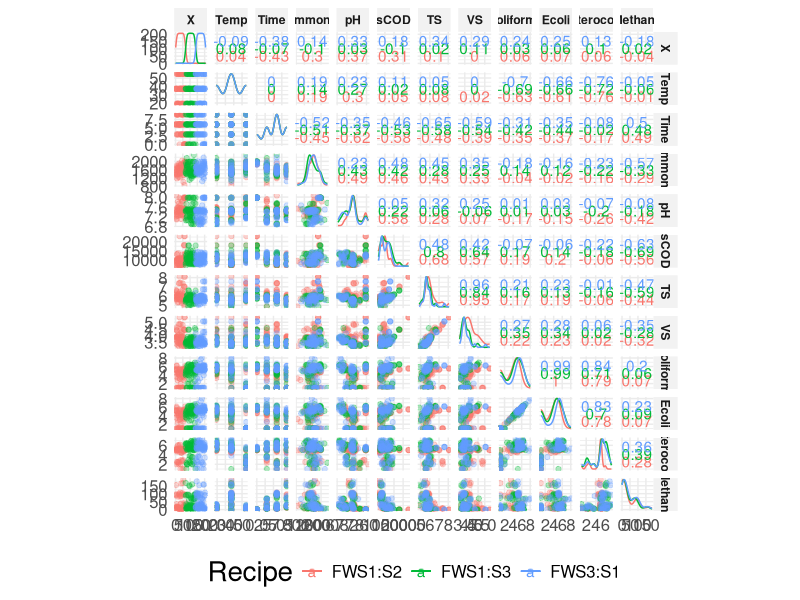
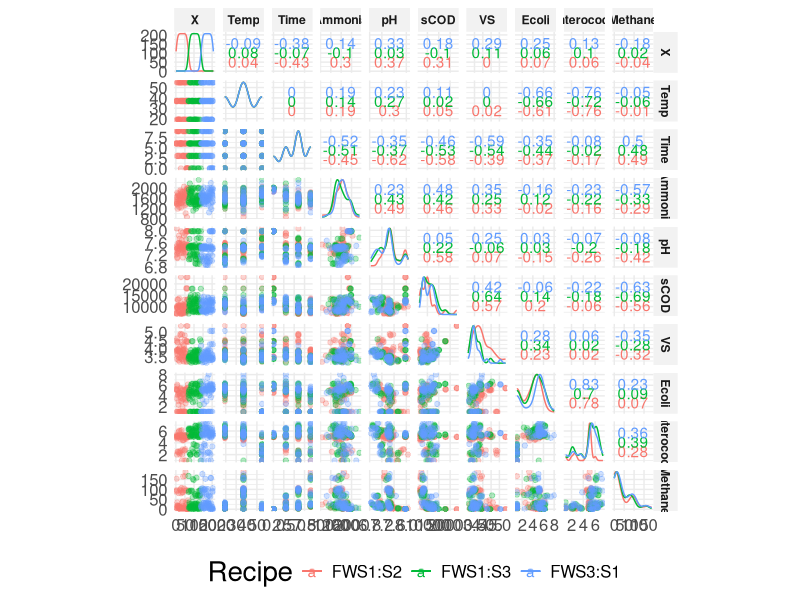
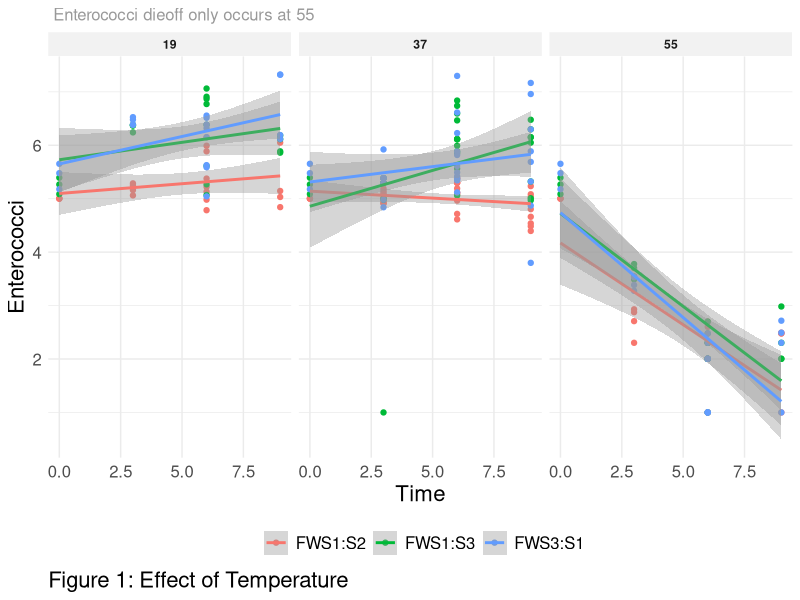
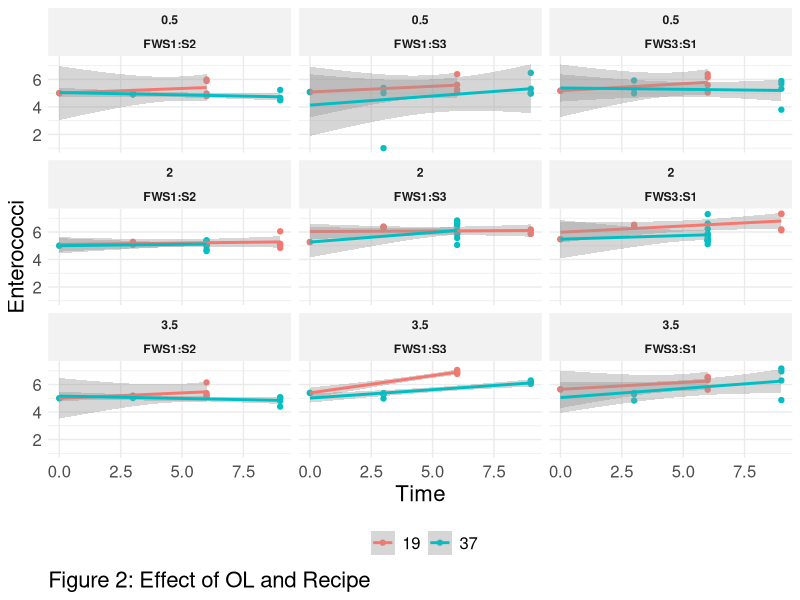
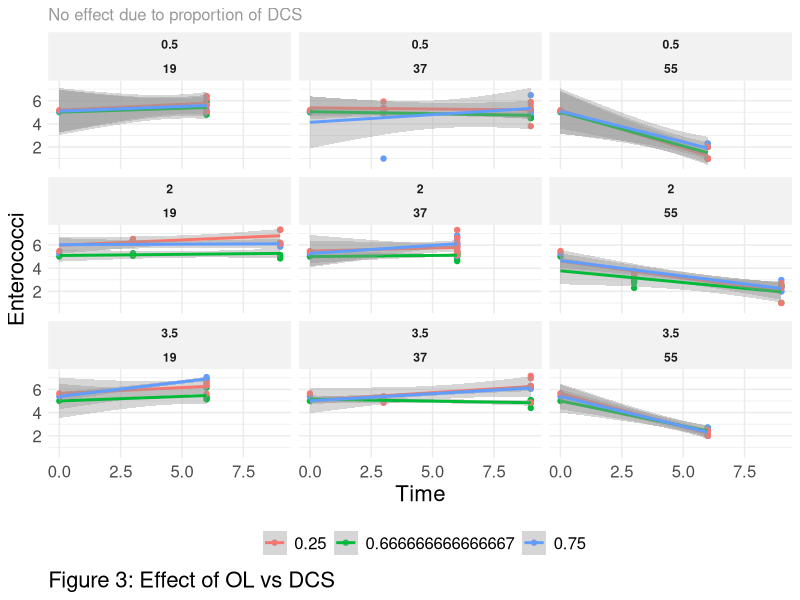
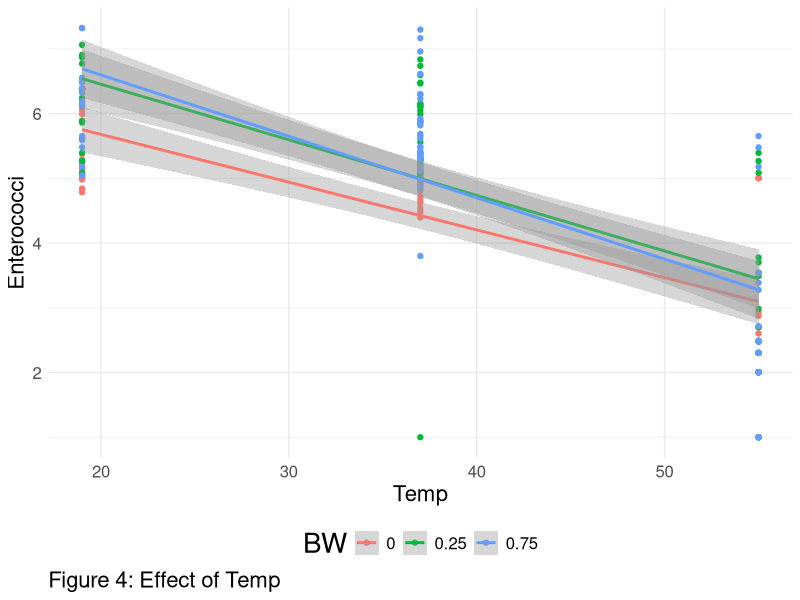
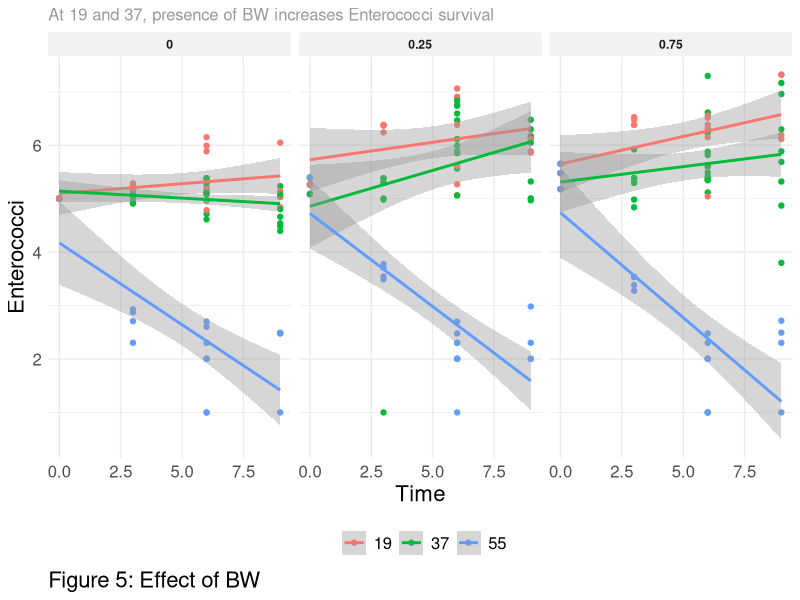
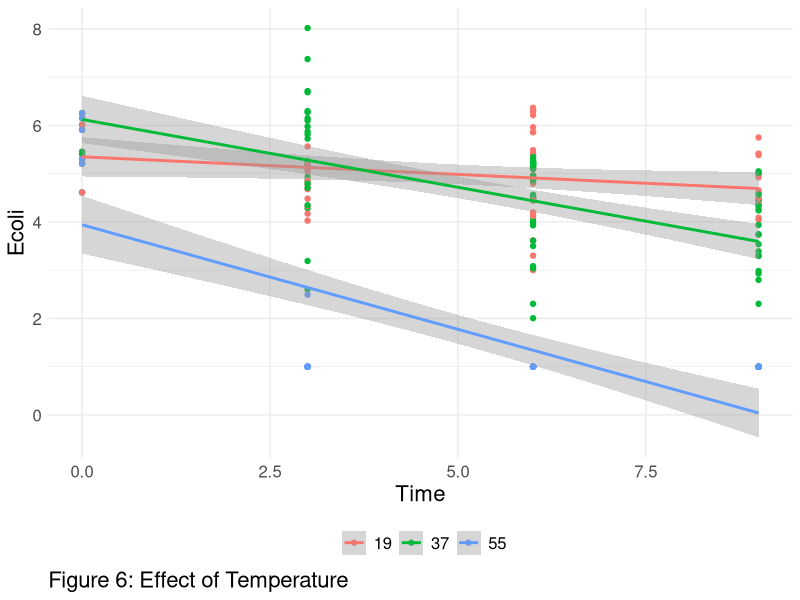

These charts were generated, in order, by the following R code:
## ---- chunk 1
knitr::opts_chunk$set(echo = TRUE)
library(tidyverse)
library(GGally)
ggplot2::theme_set(ggplot2::theme_minimal() + ggplot2::theme(
  rect = element_rect(fill = "transparent"),
  #plot.background = element_rect(fill = "#FAFAFA", color=NA),
  plot.background = element_rect(fill = "transparent", color=NA),
  axis.text = element_text(size=12),
  strip.background = element_rect(fill = "grey95", color=NA),
  strip.text = element_text(face="bold"),
  axis.title  = element_text(size=16),
  panel.grid.minor.x = element_blank(),
  title = element_text(size=20), 
  plot.caption=element_text(hjust = 0),
  legend.text =  element_text(size=12), plot.subtitle = element_text(size=12, colour = "grey60"),
  legend.position = "bottom"
)
)
fn = local({
  # from https://github.com/yihui/knitr-examples/blob/master/070-caption-num.Rmd 
  i = 0
  function(x) {
    i <<- i + 1
    paste('Figure ', i, ': ', x, sep = '')
  }
})

## ---- chunk 2
sn <- read.csv("data/clean/cleaned_combined_minitrial_data.csv")
sn$Recipe <- as.factor(case_when( 
    sn$Recipe == "FWS12"  ~  "FWS1:S2",
    sn$Recipe == "FWS13" ~ "FWS1:S3",
    sn$Recipe == "FWS31" ~ "FWS3:S1" ))
sn$OL <- as.factor(sn$OL)

## ---- chunk 3
ggscatmat(sn %>% 
            select(-FOG, -BW, -DCS, -init_Coliforms, -init_Ecoli, -init_Enterococci), color="Recipe", alpha = .3) + theme(legend.position = "bottom")
#ggpairs(sn, aes(color=Recipe, alpha=.5))

## ---- chunk 4
ggscatmat(sn %>% 
            select(-TS, -Coliforms ) %>%
            select(-FOG, -BW, -DCS, -init_Coliforms, -init_Ecoli, -init_Enterococci), color="Recipe", alpha = .3) + theme(legend.position = "bottom")
## ---- chunk 5
ggplot(sn, aes(x=Time, y=Enterococci, color=as.factor(Recipe))) +
  geom_point() + facet_wrap(~Temp)  + geom_smooth(method = lm) + 
  labs(subtitle=" Enterococci dieoff only occurs at 55", 
       caption=fn("Effect of Temperature"), color="")

## ---- chunk 6
ggplot(sn %>% filter(Temp != 55), aes(x=Time, y=Enterococci, color=as.factor(Temp))) +
  geom_point() + facet_wrap(~OL+Recipe)  + geom_smooth(method = lm) + 
  labs(caption=fn("Effect of OL and Recipe"), color="")
## ---- chunk 7

ggplot(sn, aes(x=Time, y=Enterococci, color=as.factor(DCS))) + 
  geom_point() + 
  labs(caption=fn("Effect of OL vs DCS"), 
       subtitle="No effect due to proportion of DCS", color="") +
  facet_wrap(~OL+Temp)  + 
  geom_smooth(method = lm)

ggplot(sn, aes(x=Temp, y=Enterococci, color=as.factor(BW))) + 
  labs(caption=fn("Effect of Temp"), color="BW") +
  geom_point() + geom_smooth(method = lm)

ggplot(sn, aes(x=Time, y=Enterococci, color=as.factor(Temp))) +
  geom_point() + 
  labs(subtitle="At 19 and 37, presence of BW increases Enterococci survival",
       caption=fn("Effect of BW"), color="") +
  facet_wrap(~BW)  + geom_smooth(method = lm)

## ---- chunk 8
ggplot(sn, aes(x=Time, y=Ecoli, color=as.factor(Temp))) +
  geom_point()  + geom_smooth(method = lm) + 
  labs(caption=fn("Effect of Temperature"), color="")

ggplot(sn, aes(x=Time, y=Ecoli, color=as.factor(Temp))) +
  geom_point() + 
  facet_wrap(~OL+Recipe)  +
  geom_smooth(method = lm) + 
  labs(caption=fn("Effect of OL and Recipe"), color="")
## ---- chunk 9
ggplot(sn, aes(x=Time, y=Ecoli, color=as.factor(Recipe))) +
  geom_point() + 
  facet_wrap(~Temp)  +
  geom_smooth(method = lm) + 
  labs(caption=fn("Effect of Temp and Recipe"), color="")
## ---- chunk 10
ggplot(sn %>% filter(Temp==19), aes(x=Time, y=Ecoli, color=as.factor(OL))) +
  geom_point() + 
  facet_wrap(~ Recipe)  +
  geom_smooth(method = lm) + 
  labs(caption=fn("Effect  Recipe at 19"), color="")
## ---- chunk 11
ggplot(sn, aes(x=Time, y=Coliforms, color=as.factor(Temp))) +
  geom_point()  + geom_smooth(method = lm) + 
  labs(caption=fn("Effect of Temperature"), color="")
## ---- chunk 12
ggplot(sn, aes(x=Time, y=Coliforms, color=as.factor(Recipe))) +
  geom_point() + 
  facet_wrap(~Temp)  +
  geom_smooth(method = lm) + 
  labs(caption=fn("Effect of Temp and Recipe"), color="")

ggplot(sn %>% filter(Temp==19), aes(x=Time, y=Coliforms, color=as.factor(OL))) +
  geom_point() + 
  facet_wrap(~ Recipe )  +
  geom_smooth(method = lm) + 
  labs(caption=fn("Effect  Recipe at 19"), color="")

## ---- chunk 13
ggplot(sn, aes(x=Time, y=Ammonia, color=as.factor(Temp))) +
  geom_point()  + geom_smooth(method = lm) + 
  facet_wrap(~Recipe )  +
  labs(caption=fn("Effect of Temperature and Recipe"), color="")
## ---- chunk 14
(meth1 <- ggplot(sn, aes(x=Time, y=Methane, color=Recipe)) +
  geom_point()  + geom_smooth(method = lm) + 
  facet_grid(~Temp )  +
  scale_color_brewer(palette = "Set1") +
  labs(caption=fn("Effect of Temperature and Recipe"), color=""))
(meth2 <- ggplot(sn, aes(x=Time, y=Methane, color=Recipe)) +
  geom_point()  + geom_smooth(method = lm) + 
  facet_grid(Temp~OL )  +
  scale_color_brewer(palette = "Set1") +
  labs(caption=fn("Effect of Temperature and Recipe by OL"), color=""))
(meth3 <- ggplot(sn %>% filter(Time!=0), aes(x=Time, y=Methane, color=as.factor(Temp))) +
  geom_point()  + geom_smooth(method = lm) + 
  facet_grid(Recipe~OL )  +
  scale_color_viridis_d() +
  labs(caption=fn("Effect of Temperature and Recipe by OL, excluding Day 0"), color=""))
(meth4 <- ggplot(sn, aes(x=Time, y=Methane, color=as.factor(Temp))) +
  geom_point()  + geom_smooth(method = lm) + 
  facet_wrap(~Recipe )  +
  labs(caption=fn("Effect of Temperature by Recipe"), color=""))
ggsave(paste0("methane_", 1, ".png"), plot = meth1, device = "png", width = 6, height = 6)
ggsave(paste0("methane_", 2, ".png"), plot = meth2, device = "png", width = 6, height = 6)
ggsave(paste0("methane_", 3, ".png"), plot = meth3, device = "png", width = 6, height = 6)
ggsave(paste0("methane_", 4, ".png"), plot = meth4, device = "png", width = 6, height = 6)


ggplot(sn, aes(x=Time, y=Methane, color=as.factor(Temp))) +
  geom_point()  + geom_smooth(method = lm) + 
  facet_wrap(~Recipe + OL )  +
  labs(caption=fn("Effect of Temperature and OL"), color="")
## ---- chunk 15
ggplot(sn, aes(x=Time, y=pH, color=as.factor(Recipe))) +
  geom_point()  + geom_smooth(method = lm) + 
  facet_wrap(~Temp )  +
  labs(caption=fn("Effect of Temperature and Recipe"), color="")

## ---- chunk 16
fn = local({
  # from https://github.com/yihui/knitr-examples/blob/master/070-caption-num.Rmd 
  i = 0
  function(x) {
    i <<- i + 1
    paste('Figure ', i, ': ', x, sep = '')
  }
})
sntall <- sn %>% gather(key = "FIB", value = "Count", Ecoli, Coliforms, Enterococci) %>%
   gather(key = "initbug", value = "init_count", init_Ecoli, init_Coliforms, init_Enterococci) %>% 
  filter(FIB == gsub("init_", "", initbug)) 
sntall$initbug <- gsub("init_", "", sntall$initbug)
#sntall$init_count <- ifelse(sntall$FIB == sntall$initbug, sntall$init_count, 10)
#sntall$rec_color <- c("darkred", "purple", "brown")[as.factor(sntall$Recipe)]
ggplot(sntall, aes(x=Time, y=Count, color=as.factor(Recipe))) +
  geom_hline(aes(yintercept=init_count, color=Recipe),linetype="dashed") +
  geom_hline(yintercept = 3,linetype="solid", color="grey80") +
  geom_point() + facet_wrap(~FIB+Temp)  + geom_smooth(method = lm) + 
  scale_x_continuous(breaks=c(0,3,6,9)) + 
  scale_y_continuous(breaks= seq(2,8, 1)) +
  coord_cartesian(ylim =  c(1.5, 8)) +
  annotation_logticks(base = 10, sides = "l",scaled=TRUE, alpha=.4) +
  labs(
    x="Day",
    y=expression(paste("Log CFU/g")),
    #subtitle="Dieoff only occurs at 55", 
    #caption=fn("Effect of Temperature"), 
    caption=fn("Effect of Temperature and Recipe"),
    color="")

ggplot(sn, aes(x=Time, y=Methane, color=as.factor(Recipe)))+#, shape=as.factor(OL))) +
  geom_point()  + geom_smooth(method = lm) + 
  facet_wrap(~Temp )  +
  labs(caption=fn("Effect of Temperature and Recipe"), color="")



## ---- chunk 17
make_delta_plot <- function(
  sntall, 
  grps=c("FIB","Time", "Recipe", "Temp", "OL"),
  shapes=F,
  size=T,
  times=c(6,9), OLs=c(.5, 2, 3.5),
  error="sem")
{
  newdf2 <- sntall %>% filter(OL %in% OLs) %>%   droplevels() 
  grpvars <- syms(grps)
  newdf2$removal <- - newdf2$init_count + newdf2$Count  + 3
  newdf <- newdf2 %>% group_by(!!!grpvars) %>%
    filter(Time %in% times) %>%
    #group_by(FIB, Time, Recipe, Temp) %>% 
    summarize(meen = mean(removal),
            medin = median(removal),
            # confirm groupings allow for proper error propogation
            propsdev = sqrt(sd(init_count)^2 + sd(Count)^2),
            sdev = sd(removal),
            sem = sd(removal)/sqrt(n()),
            sum = sum(removal),
            n = n(),
            q1 = quantile(removal, 0.25),
            q3 = quantile(removal, 0.75))
  newdf$FIB <- as.factor(newdf$FIB)
  levels(newdf$FIB) <-   c("textstyle('Coliforms')","italic('E. coli')", "textstyle('Enterococci')")
  if (error == "sem"){
    newdf$error <- newdf$sem
  } else if (error == "sd"){
    newdf$error <- newdf$sdev
  } else{
    stop("Only options for error are sd and sem!")
  }
  if (!shapes || !"OL" %in% grps){
    newdf$thisshape <- "Combined OLs"
    shape_labels <- c("Combined OLs")
    shape_breaks <- c(21)
    shape_guide <- "none"
  } else {
    newdf$thisshape <- c(21, 23, 24, 25)[as.numeric(as.factor(newdf$OL))]
    shape_labels <- unique(c("21", "23", "24", "25")[as.numeric(as.factor(newdf$OL))])
    shape_breaks <- unique(c(21, 23, 24, 25)[as.numeric(as.factor(newdf$OL))])
    newdf$thisshape <- newdf$OL
    shape_guide <- guide_legend(override.aes = list(size = 2))
  }
  if (size){
    newdf$nsize = newdf$n / 4
    newdf$nlabel = newdf$n 
    size_guide = guide_legend()
  } else{
    newdf$nsize = 2
    newdf$nlabel = "nope" 
    size_guide = "none"
  }
  colors <- viridisLite::viridis(n=3)
  if ("OL" %in% grps){
    thisalpha <- .8
  } else{
    thisalpha <- .9
  }
  newdf$tempcol = case_when( 
    newdf$Temp == 19 ~ colors[1],
    newdf$Temp == 37 ~ colors[2],
    newdf$Temp == 55 ~ colors[3])
  # get the areas sorted -- genom area doesnt extend, and ends  up looking lame.
  ids <- factor(c("initgood", "initbad", "good", "bad"))
  values <- data.frame(
    id = ids,
    value = c("#044702","#470202", "green", "red")
  )
  positions <- data.frame(
    id = rep(ids, each = 4),
    x = c(c(-1.5, -1.5, 1, 1), c(-1.5, -1.5, 1, 1), c(1, 1, 10, 10), c(10, 10, 1, 1))/3,
    y = c(c(-10, 0, 0, -10), c(0, 10, 10, 0), c(-10, 0, 0, -10), c(0, 10, 10, 0)),
    alpha=c(rep(.3, 8), rep(.2, 8))
  )
  # Currently we need to manually merge the two together
  datapoly <- merge(values, positions, by = c("id"))
  (p <- ggplot() +
      geom_polygon(data=datapoly,  
                   aes(y=y, x=x, fill = value, group = id, alpha=alpha)) + 
      scale_fill_identity() +
      scale_alpha_identity(guide=F)  +
      theme(plot.caption = element_text(size=8),
        #    panel.grid = element_blank(),
        panel.grid.minor  = element_blank(),
        panel.grid.major.y =  element_blank(),
        panel.grid.major.x =  element_line(color="gray95"),

      ) +
      geom_hline(yintercept = 0,linetype="solid", color="grey70", size=.5) +
      #scale_x_continuous(breaks=rev(c(0,3,6,9)), ) + 
      geom_errorbar(
        data=newdf,
        aes(
          x=Time/3,ymin=meen-error, ymax=meen+error, 
          group=interaction(!!!syms(grps[!grps %in% c("Time", "FIB")])), 
          #color=tempcol
        ),
        alpha=0.9, 
        width=.3,
        color="black",
        position=position_dodge(width =.5), 
      ) +
      geom_point(
        data=newdf,
        aes(
          x=Time/3, y=meen,  
          shape=thisshape,
          size=nsize,
          group=interaction(!!!syms(grps[!grps %in% c("Time", "FIB")])), fill=tempcol, 
          color=tempcol
        ),
        alpha=thisalpha, 
        #size=2,
#        color="black",
        position=position_dodge(width =.5), 
      ) + 
      facet_grid(Recipe ~ FIB, scales="free_y", labeller=label_parsed) + 
      # scale_x_reverse(breaks=c(0,3,6,9)) + 
      scale_x_reverse(breaks=times/3, labels=as.character(times)) + 
      scale_y_continuous(breaks=c( -2, 0, 2, 4)) + 
#      scale_shape_identity() +
      scale_shape_manual(values = c(21, 23, 24, 25), guide="legend") + 
      scale_size_identity("", 
                          labels=unique(newdf$nlabel),
                          breaks=unique(newdf$nsize),
                          guide="legend") + 
      # scale_shape_identity("",
      #                      #labels = shape_labels,
      #                      #breaks = "21", #shape_breaks,
      #                      guide = "legend") +

      scale_color_identity("", 
                           labels = unique(newdf$Temp), 
                           breaks = unique(newdf$tempcol),
                           guide = "legend") +
      # scale_fill_identity("", 
      #                      labels = unique(newdf$Temp), 
      #                      breaks = unique(newdf$tempcol),
      #                      guide = "legend") +
    guides(
#      fill = guide_legend(override.aes = list(size = 0.00011)),
      color = guide_legend(override.aes = list(size = 3)),
      shape = shape_guide,
      size = size_guide) +
      labs(x="Days", y=expression(Delta~Log(CFU)),  color="Temp", shape="", 
           title="Meeting EU pathogen removal regulations", subtitle="EU regultations require FIB counts to be less than 3000 CFUs.\nNegative values indicates sufficient FIB removal.",
           caption=paste("Groups:", paste(grps, collapse= ", "), "\nOLs:", paste(OLs, collapse= ", "), "\nn>=4")) +
      #coord_cartesian() +

      # why this?  Well, to get a pretty color label (not a fill label) and the black outlines, you need to have t
      #  this AFTER the legend is defined
      geom_point(
        data=newdf,
        aes(
          x=Time/3, y=meen,
          shape=thisshape,
          size=nsize,
          group=interaction(!!!syms(grps[!grps %in% c("Time", "FIB")]))
        ),
        fill=NA,
        alpha=thisalpha,
        #size=2,
        color="black",
        position=position_dodge(width =.5),
      ) +
      coord_flip(xlim=c(min(times/3) -.5, max(times/3) +.5), 
                 ylim=c(min(newdf$meen) -.5, max(newdf$meen) + .5))     
  )
  return(p)
}
(p1 <- make_delta_plot(sntall, grps=c("FIB","Time", "Recipe", "Temp"), times=c(3, 6, 9), OLs=c(.5, 2, 3.5), shapes=T, size=F, error="sem"))

ggsave(p1 + labs(title=NULL, caption=NULL, subtitle=NULL), filename = "./removalplot.png", device = "png", width = 6, height = 5)
ggsave(p1 + labs(title=NULL, caption=NULL, subtitle=NULL), filename = "./removalplot.pdf", device = "pdf", width = 7, height = 6)
